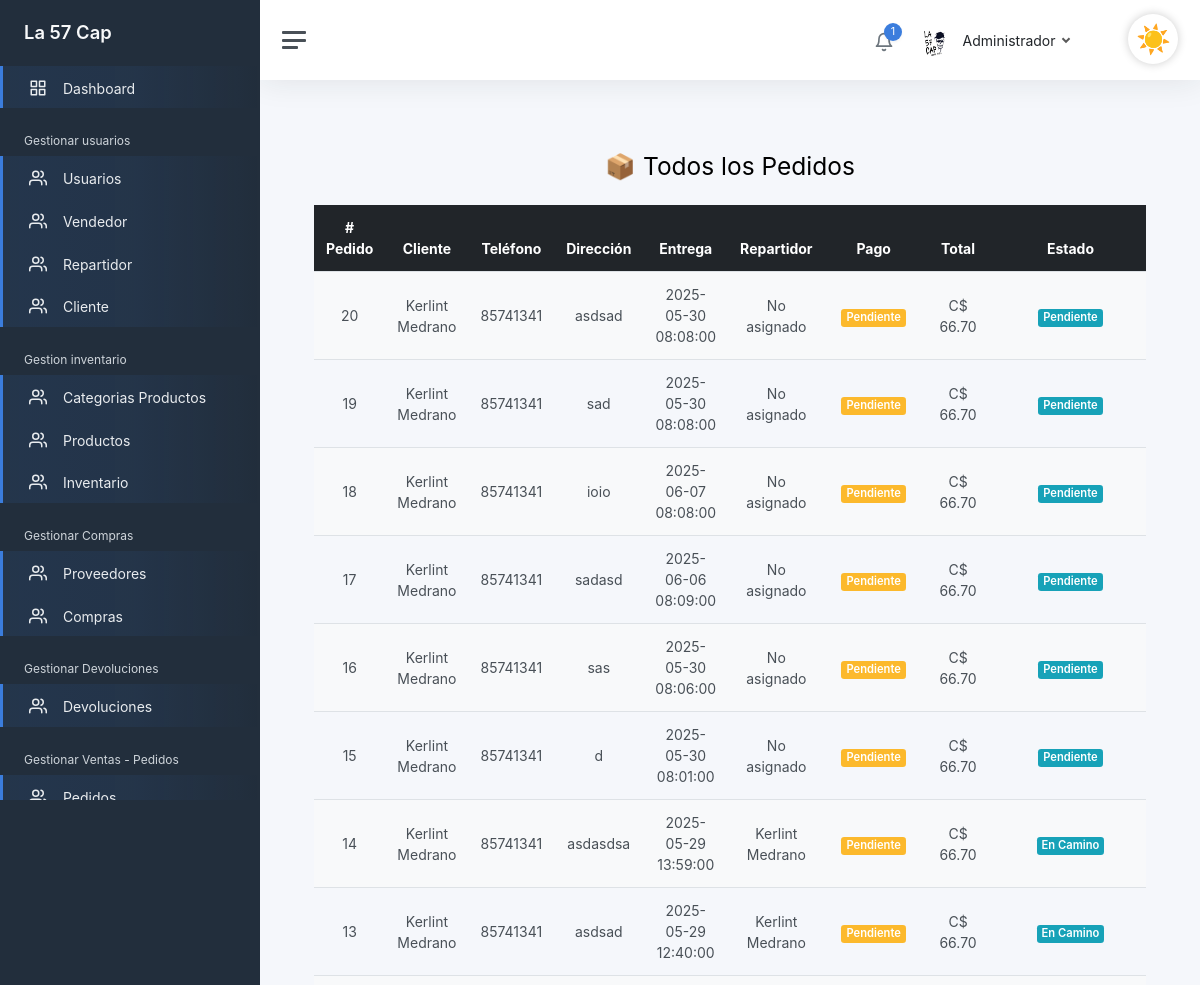
Before: /admin/historialPedidos (signed in, upper part) with the older database file.
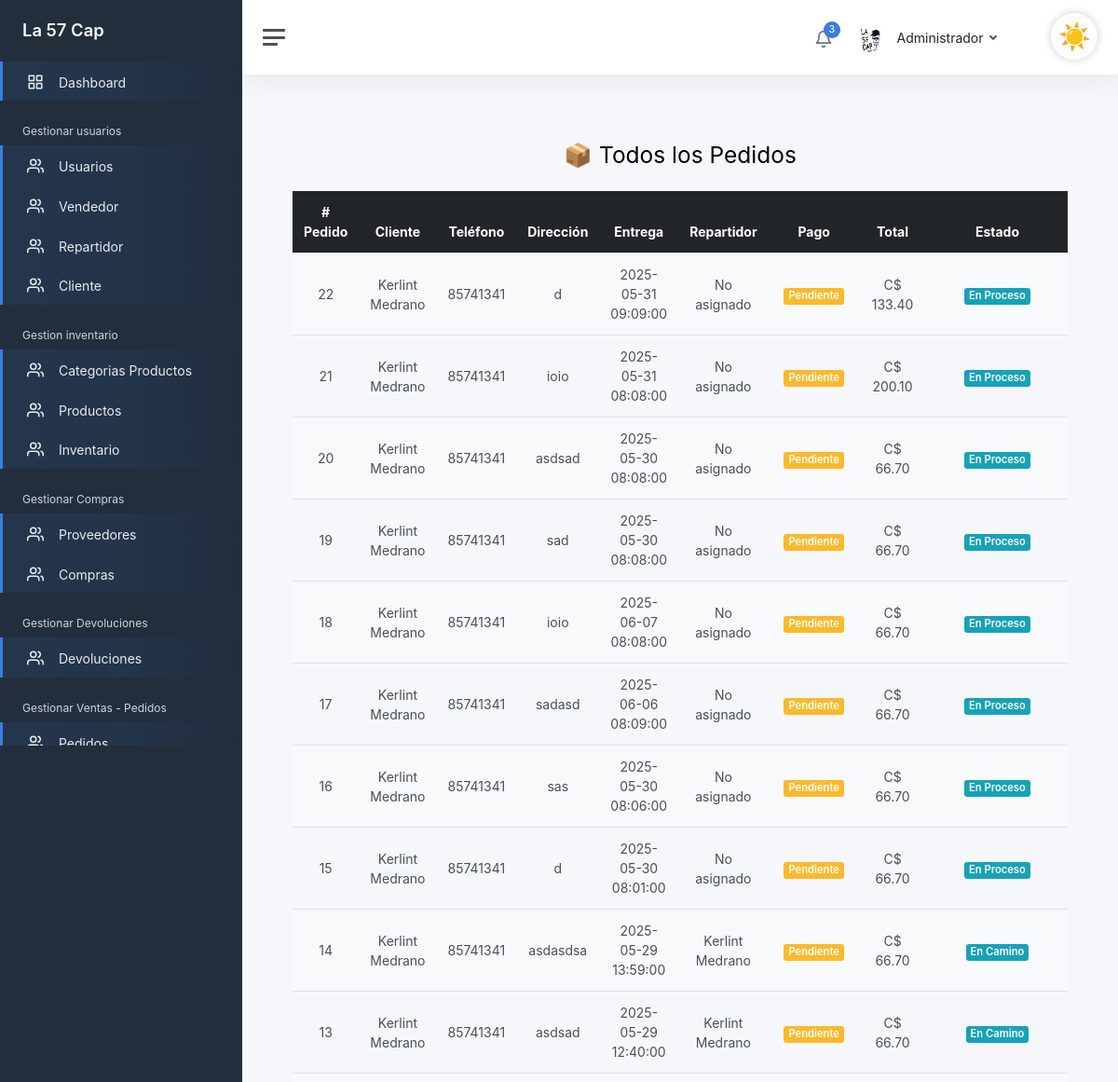
After: the same page with the newer database file.
### tables this page shows
CREATE TABLE `pedidos`  (
  `idpedidos` int(0) NOT NULL AUTO_INCREMENT,
  `id_ventas` int(0) NOT NULL,
  `id_cliente` int(0) NOT NULL,
  `id_repartidor` int(0) NULL DEFAULT NULL,
  `creado` datetime(0) NOT NULL,
  `fecha_entregar` date NOT NULL,
  `hora_entregar` time(0) NOT NULL,
  `direccion_entregar` varchar(200) NOT NULL,
  `comentarios` varchar(45) NULL DEFAULT NULL,
  `estado` tinyint(0) NULL DEFAULT NULL,
  `pago_confirmado` tinyint(0) NULL DEFAULT NULL,
  PRIMARY KEY (`idpedidos`) USING BTREE,
  INDEX `pedido_cliente_idx`(`id_cliente`) USING BTREE,
  INDEX `pedido_repartidor_idx`(`id_repartidor`) USING BTREE,
  INDEX `pedido_ventas_idx`(`id_ventas`) USING BTREE,
  CONSTRAINT `pedido_cliente` FOREIGN KEY (`id_cliente`) REFERENCES `cliente` (`idcliente`) ON DELETE RESTRICT ON UPDATE RESTRICT,
  CONSTRAINT `pedido_repartidor` FOREIGN KEY (`id_repartidor`) REFERENCES `repartidor` (`idrepartidor`) ON DELETE RESTRICT ON UPDATE RESTRICT,
  CONSTRAINT `pedido_ventas` FOREIGN KEY (`id_ventas`) REFERENCES `ventas` (`idventas`) ON DELETE RESTRICT ON UPDATE RESTRICT
);

CREATE TABLE `cliente`  (
  `idcliente` int(0) NOT NULL AUTO_INCREMENT,
  `id_usuario` int(0) NULL DEFAULT NULL,
  `p_nombre` varchar(50) NOT NULL,
  `s_nombre` varchar(50) NOT NULL,
  `p_apellido` varchar(50) NOT NULL,
  `s_apellido` varchar(50) NOT NULL,
  `n_telefono` varchar(15) NOT NULL,
  `direccion` varchar(200) NULL DEFAULT NULL,
  `Municipio` varchar(45) NULL DEFAULT NULL,
  `eliminado` tinyint(0) NULL DEFAULT 0,
  PRIMARY KEY (`idcliente`) USING BTREE,
  INDEX `cliente_usuario_idx`(`id_usuario`) USING BTREE,
  CONSTRAINT `cliente_usuario` FOREIGN KEY (`id_usuario`) REFERENCES `usuario` (`idusuario`) ON DELETE SET NULL ON UPDATE RESTRICT
);

CREATE TABLE `ventas`  (
  `idventas` int(0) NOT NULL AUTO_INCREMENT,
  `id_vendedor` int(0) NOT NULL,
  `id_cliente` int(0) NULL DEFAULT NULL,
  `subtotal` decimal(10, 2) NOT NULL,
  `descuento` decimal(10, 2) NOT NULL,
  `iva` decimal(10, 2) NOT NULL,
  `total` decimal(10, 2) NOT NULL,
  `estado` varchar(45) NOT NULL,
  `creado` datetime(0) NOT NULL,
  `eliminado` tinyint(0) NULL DEFAULT 0,
  PRIMARY KEY (`idventas`) USING BTREE,
  INDEX `ventas_vendedor_idx`(`id_vendedor`) USING BTREE,
  INDEX `ventas_cliente`(`id_cliente`) USING BTREE,
  CONSTRAINT `ventas_cliente` FOREIGN KEY (`id_cliente`) REFERENCES `cliente` (`idcliente`) ON DELETE RESTRICT ON UPDATE RESTRICT,
  CONSTRAINT `ventas_vendedor` FOREIGN KEY (`id_vendedor`) REFERENCES `vendedor` (`idvendedor`) ON DELETE RESTRICT ON UPDATE RESTRICT
);

CREATE TABLE `repartidor`  (
  `idrepartidor` int(0) NOT NULL AUTO_INCREMENT,
  `id_usuario` int(0) NULL DEFAULT NULL,
  `p_nombre` varchar(50) NOT NULL,
  `s_nombre` varchar(50) NOT NULL,
  `p_apellido` varchar(50) NOT NULL,
  `s_apellido` varchar(50) NOT NULL,
  `n_telefono` varchar(15) NOT NULL,
  `eliminado` tinyint(0) NULL DEFAULT 0,
  PRIMARY KEY (`idrepartidor`) USING BTREE,
  INDEX `repartidor_usuario_idx`(`id_usuario`) USING BTREE,
  CONSTRAINT `vendedor_usuario00` FOREIGN KEY (`id_usuario`) REFERENCES `usuario` (`idusuario`) ON DELETE SET NULL ON UPDATE RESTRICT
);

### views/Admin/pedidos/verPedidos.php (the view, shortened to what the rows shown need)
<div class="container py-4">
    <h2 class="text-center mb-4">📦 Todos los Pedidos</h2>
    <?php if (empty($pedidos)): ?>
        <div class="alert alert-info text-center">No hay pedidos registrados.</div>
    <?php else: ?>
        <div class="table-responsive">
            <table class="table table-striped text-center align-middle">
                <thead class="table-dark">
                    <tr>
                        <th># Pedido</th>
                        <th>Cliente</th>
                        <th>Teléfono</th>
                        <th>Dirección</th>
                        <th>Entrega</th>
                        <th>Repartidor</th>
                        <th>Pago</th>
                        <th>Total</th>
                        <th>Estado</th>
                    </tr>
                </thead>
                <tbody>
                    <?php foreach ($pedidos as $pedido): ?>
                        <tr>
                            <td><?= $pedido->idpedidos?></td>
                            <td><?= $pedido->cliente_nombre . ' ' . $pedido->cliente_apellido ?></td>
                            <td><?= $pedido->telefono ?></td>
                            <td><?= $pedido->direccion_entregar?></td>
                            <td><?= $pedido->fecha_entregar . ' ' . $pedido->hora_entregar ?></td>
                            <td><?= $pedido->repartidor_nombre ? $pedido->repartidor_nombre . ' ' . $pedido->repartidor_apellido : 'No asignado' ?>
                            </td>
                            <td>
                                <?php if ($pedido->pago_confirmado): ?>
                                    <span class="badge bg-success">Confirmado</span>
                                <?php else: ?>
                                    <span class="badge bg-warning">Pendiente</span>
                                <?php endif; ?>
                            </td>
                            <td>C$ <?= number_format($pedido->total ?? 0, 2) ?></td>
                            <td>
                                <span class="badge bg-info"><?= $pedido->estado_venta ?></span>
                            </td>
                        </tr>
                    <?php endforeach; ?>
                </tbody>
            </table>
        </div>
    <?php endif; ?>
</div>

Changed rows visible on the page:
added pedidos: idpedidos "22", id_cliente.p_nombre "Kerlint", id_cliente.p_apellido "Medrano", id_cliente.n_telefono "85741341", direccion_entregar "d", fecha_entregar "2025-05-31", hora_entregar "09:09:00", shows "No asignado", pago_confirmado "Pendiente", id_ventas.total "133.40", id_ventas.estado "En Proceso"
added pedidos: idpedidos "21", id_cliente.p_nombre "Kerlint", id_cliente.p_apellido "Medrano", id_cliente.n_telefono "85741341", direccion_entregar "ioio", fecha_entregar "2025-05-31", hora_entregar "08:08:00", shows "No asignado", pago_confirmado "Pendiente", id_ventas.total "200.10", id_ventas.estado "En Proceso"
changed through a linked row, pedidos id 20: id_ventas.estado "Pendiente" → "En Proceso"
changed through a linked row, pedidos "sad": id_ventas.estado "Pendiente" → "En Proceso"
changed through a linked row, pedidos id 18: id_ventas.estado "Pendiente" → "En Proceso"
changed through a linked row, pedidos "sadasd": id_ventas.estado "Pendiente" → "En Proceso"
changed through a linked row, pedidos "sas": id_ventas.estado "Pendiente" → "En Proceso"
changed through a linked row, pedidos id 15: id_ventas.estado "Pendiente" → "En Proceso"
Other visible differences:
count(Notificacion::obtenerPorUsuario($_SESSION['id'])): "1" → "3"
